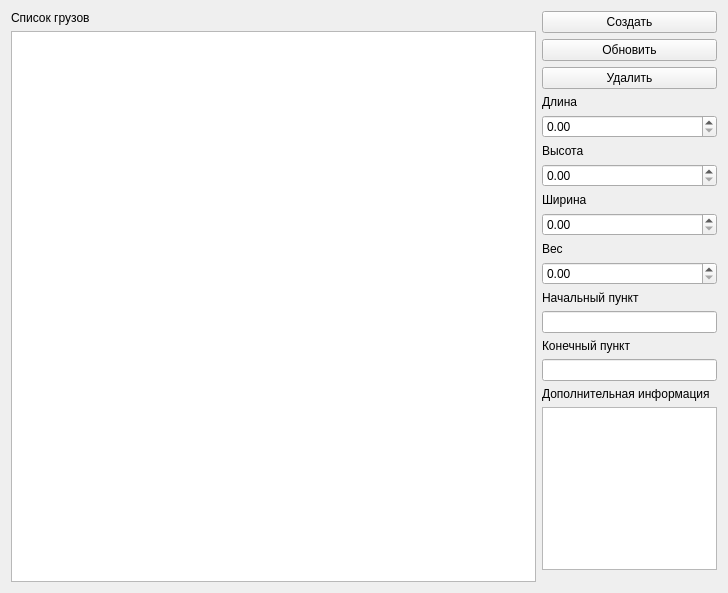
<?xml version="1.0" encoding="UTF-8"?>
<ui version="4.0">
 <class>Form</class>
 <widget class="QWidget" name="Form">
  <property name="geometry">
   <rect>
    <x>0</x>
    <y>0</y>
    <width>728</width>
    <height>593</height>
   </rect>
  </property>
  <property name="windowTitle">
   <string>Form</string>
  </property>
  <layout class="QVBoxLayout" name="verticalLayout">
   <item>
    <layout class="QHBoxLayout" name="horizontalLayout" stretch="3,1">
     <item>
      <layout class="QVBoxLayout" name="verticalLayout_2" stretch="0,0">
       <item>
        <widget class="QLabel" name="label_6">
         <property name="text">
          <string>Список грузов</string>
         </property>
        </widget>
       </item>
       <item>
        <widget class="QTableWidget" name="tw_load"/>
       </item>
      </layout>
     </item>
     <item>
      <layout class="QVBoxLayout" name="verticalLayout_3">
       <item>
        <widget class="QPushButton" name="pb_create_load">
         <property name="text">
          <string>Создать</string>
         </property>
        </widget>
       </item>
       <item>
        <widget class="QPushButton" name="pb_update_load">
         <property name="text">
          <string>Обновить</string>
         </property>
        </widget>
       </item>
       <item>
        <widget class="QPushButton" name="pb_delete_load">
         <property name="text">
          <string>Удалить</string>
         </property>
        </widget>
       </item>
       <item>
        <widget class="QLabel" name="label">
         <property name="text">
          <string>Длина</string>
         </property>
        </widget>
       </item>
       <item>
        <widget class="QDoubleSpinBox" name="dsb_length">
         <property name="maximum">
          <double>50.000000000000000</double>
         </property>
        </widget>
       </item>
       <item>
        <widget class="QLabel" name="label_2">
         <property name="text">
          <string>Высота</string>
         </property>
        </widget>
       </item>
       <item>
        <widget class="QDoubleSpinBox" name="dsb_height">
         <property name="maximum">
          <double>10.000000000000000</double>
         </property>
        </widget>
       </item>
       <item>
        <widget class="QLabel" name="label_3">
         <property name="text">
          <string>Ширина</string>
         </property>
        </widget>
       </item>
       <item>
        <widget class="QDoubleSpinBox" name="dsb_width">
         <property name="maximum">
          <double>10.000000000000000</double>
         </property>
        </widget>
       </item>
       <item>
        <widget class="QLabel" name="label_4">
         <property name="text">
          <string>Вес</string>
         </property>
        </widget>
       </item>
       <item>
        <widget class="QDoubleSpinBox" name="dsb_weight">
         <property name="maximum">
          <double>20000.000000000000000</double>
         </property>
        </widget>
       </item>
       <item>
        <widget class="QLabel" name="label_5">
         <property name="text">
          <string>Начальный пункт</string>
         </property>
        </widget>
       </item>
       <item>
        <widget class="QLineEdit" name="le_load_from"/>
       </item>
       <item>
        <widget class="QLabel" name="label_7">
         <property name="text">
          <string>Конечный пункт</string>
         </property>
        </widget>
       </item>
       <item>
        <widget class="QLineEdit" name="le_load_to"/>
       </item>
       <item>
        <widget class="QLabel" name="label_8">
         <property name="text">
          <string>Дополнительная информация</string>
         </property>
        </widget>
       </item>
       <item>
        <widget class="QTextEdit" name="te_info"/>
       </item>
       <item>
        <spacer name="verticalSpacer">
         <property name="orientation">
          <enum>Qt::Vertical</enum>
         </property>
         <property name="sizeHint" stdset="0">
          <size>
           <width>20</width>
           <height>40</height>
          </size>
         </property>
        </spacer>
       </item>
      </layout>
     </item>
    </layout>
   </item>
  </layout>
 </widget>
 <resources/>
 <connections/>
</ui>
